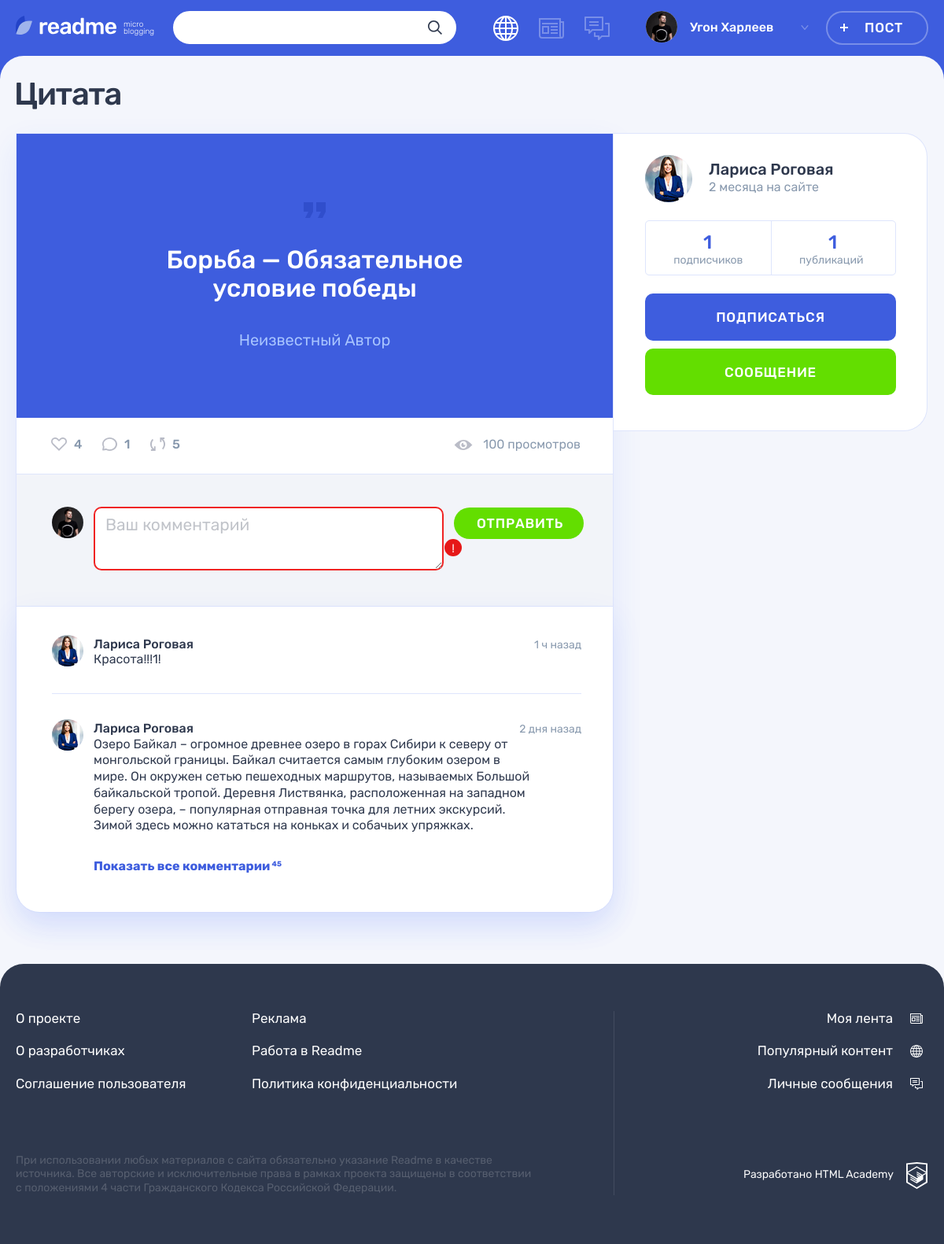
The page /post.php?id=1 on the database its author committed.
### tables this page shows
CREATE TABLE posts
(
    id              INT AUTO_INCREMENT PRIMARY KEY UNIQUE,
    timestamp_add   TIMESTAMP,  
    title           VARCHAR(128) NOT NULL,
    text_content    TEXT,
    quote_author    VARCHAR(1024),
    image_content   VARCHAR(1024),
    video_content   VARCHAR(1024),
    link            VARCHAR(1024),
    show_count      INT,
    author_id       INT          NOT NULL,
    content_type_id INT,
    hashtag         VARCHAR(1024),
    INDEX (title)
);

CREATE TABLE users
(
    id            INT AUTO_INCREMENT PRIMARY KEY UNIQUE,  
    timestamp_add TIMESTAMP,
    email         VARCHAR(128) NOT NULL UNIQUE,
    login         VARCHAR(64)  NOT NULL UNIQUE,
    password      VARCHAR(64)  NOT NULL,
    avatar_path   VARCHAR(1024),
    INDEX (login)
);

### functions.php (called while the page is built, shortened)
<?php
function include_template($path, array $data = [])
{
    $path = 'templates/' . $path . '.php';
    htmlspecialchars(extract($data));
    require_once $path;
    return ob_get_clean();
}
function get_noun_plural_form(int $number, string $one, string $two, string $many): string
{
    $number = (int)$number;
    $mod10 = $number % 10;
    $mod100 = $number % 100;
    switch (true) {
        case ($mod10 >= 2 && $mod10 <= 4):
            return $two;
    }
}
function show_date($time, $format)
{
    $timestamp = strtotime($time);
    $dt = date_create();
    $dt = date_timestamp_set($dt, $timestamp);
    $current_timestamp = time();
    switch ($format) {
        case 'datetime_format':
            $format_timestamp = date_format($dt, DATETIME_FORMAT);
            break;
        case 'relative_format':
            if ($timestamp + SIXTY_MINUTES > $current_timestamp) {
                $remaining_minutes = ceil(($current_timestamp - $timestamp) / SIXTY_SECONDS);
                $format_timestamp = $remaining_minutes . get_noun_plural_form(
                        $remaining_minutes,
                        ' минута',
                        ' минуты',
                        ' минут'
                    );
            } elseif ($timestamp + FIVE_WEEKS <= $current_timestamp) {
                $remaining_months = ceil(($current_timestamp - $timestamp) / FIVE_WEEKS);
                $format_timestamp = $remaining_months . get_noun_plural_form(
                        $remaining_months,
                        ' месяц',
                        ' месяца',
                        ' месяцев'
                    );
            }
            break;
    }
    return $format_timestamp;
}
function requestDataBase($sql, $type)
{
    $connect = mysqli_connect("localhost", "root", "root", "readme");
    mysqli_set_charset($connect, "utf8");
    if (!$connect) {
        $error = mysqli_connect_error();
        $answerDataBase = print("Ошибка MySQL: " . $error);
    } else {
        if ($result = mysqli_query($connect, $sql)) {
            switch ($type) {
                case 'all':
                    $answerDataBase = mysqli_fetch_all($result, MYSQLI_ASSOC);
                    break;
                case 'row':
                    $answerDataBase = mysqli_fetch_row($result)[0];
                    break;
                case 'num':
                    $answerDataBase = mysqli_num_rows($result);
                    break;
            }
        } else {
            $error = mysqli_error($connect);
            $answerDataBase = print("Ошибка MySQL: " . $error);
        }
    }
    return $answerDataBase;
}

### templates/post.php (the view, shortened to what this page needs)
<main class="page__main page__main--publication">
    <div class="container">
        <?php foreach ($postShow as $key => $val): ?>
            <h1 class="page__title page__title--publication"><?= ($val['title']); ?></h1>
            <section class="post-details">
                <div class="post-details__wrapper post-<?= ($val['icon']); ?>">
                    <div class="post-details__main-block post post--details" style="border-radius: 0 0 30px 30px;">
                        <?php switch ($postShow[0]['content_type_id']) {
                            case 1:
                                print $postQuote;
                                break;
                        } ?>
                        <div class="post__indicators">
                            <div class="post__buttons">
                                <a class="post__indicator post__indicator--likes button" href="#" title="Лайк">
                                    <svg class="post__indicator-icon" width="20" height="17">
                                        <use xlink:href="#icon-heart"></use>
                                    </svg>
                                    <span><?= $likesCount ?></span>
                                </a>
                                <a class="post__indicator post__indicator--comments button" href="#"
                                   title="Комментарии">
                                    <svg class="post__indicator-icon" width="19" height="17">
                                        <use xlink:href="#icon-comment"></use>
                                    </svg>
                                    <span><?= $commentsCount ?></span>
                                </a>
                                <a class="post__indicator post__indicator--repost button" href="#" title="Репост">
                                    <svg class="post__indicator-icon" width="19" height="17">
                                        <use xlink:href="#icon-repost"></use>
                                    </svg>
                                    <span>5</span>
                                </a>
                            </div>
                            <span class="post__view"><?= ($val['show_count']); ?> просмотров</span>
                        </div>
                        <div class="comments">
                            <form class="comments__form form" action="#" method="post">
                                <div class="comments__my-avatar">
                                    <img class="comments__picture" src="../img/userpic-medium.jpg"
                                         alt="Аватар пользователя">
                                </div>
                                <div class="form__input-section form__input-section--error">
                                <textarea class="comments__textarea form__textarea form__input"
                                          placeholder="Ваш комментарий"></textarea>
                                    <button class="form__error-button button" type="button">!</button>
                                </div>
                                <button class="comments__submit button button--green" type="submit">Отправить</button>
                            </form>
                            <div class="comments__list-wrapper">
                                <ul class="comments__list">
                                    <li class="comments__item user">
                                        <div class="comments__avatar">
                                            <a class="user__avatar-link" href="#">
                                                <img class="comments__picture" src="../img/userpic-larisa.jpg"
                                                     alt="Аватар пользователя">
                                            </a>
                                        </div>
                                        <div class="comments__info">
                                            <div class="comments__name-wrapper">
                                                <a class="comments__user-name" href="#">
                                                    <span>Лариса Роговая</span>
                                                </a>
                                                <time class="comments__time" datetime="2019-03-20">1 ч назад</time>
                                            </div>
                                            <p class="comments__text">
                                                Красота!!!1!
                                            </p>
                                        </div>
                                    </li>
                                    <li class="comments__item user">
                                        <div class="comments__avatar">
                                            <a class="user__avatar-link" href="#">
                                                <img class="comments__picture" src="../img/userpic-larisa.jpg"
                                                     alt="Аватар пользователя">
                                            </a>
                                        </div>
                                        <div class="comments__info">
                                            <div class="comments__name-wrapper">
                                                <a class="comments__user-name" href="#">
                                                    <span>Лариса Роговая</span>
                                                </a>
                                                <time class="comments__time" datetime="2019-03-18">2 дня назад</time>
                                            </div>
                                            <p class="comments__text">
                                                Озеро Байкал – огромное древнее озеро в горах Сибири к северу от
                                                монгольской
                                                границы. Байкал считается самым глубоким озером в мире. Он окружен сетью
                                                пешеходных маршрутов, называемых Большой байкальской тропой. Деревня
                                                Листвянка, расположенная на западном берегу озера, – популярная
                                                отправная
                                                точка для летних экскурсий. Зимой здесь можно кататься на коньках и
                                                собачьих
                                                упряжках.
                                            </p>
                                        </div>
                                    </li>
                                </ul>
                                <a class="comments__more-link" href="#">
                                    <span>Показать все комментарии</span>
                                    <sup class="comments__amount">45</sup>
                                </a>
                            </div>
                        </div>
                    </div>
                    <div class="post-details__user user">
                        <div class="post-details__user-info user__info">
                            <div class="post-details__avatar user__avatar">
                                <a class="post-details__avatar-link user__avatar-link" href="#">
                                    <img class="post-details__picture user__picture"
                                         src="../img/<?= ($val['avatar_path']); ?>"
                                         alt="Аватар пользователя">
                                </a>
                            </div>
                            <div class="post-details__name-wrapper user__name-wrapper">
                                <a class="post-details__name user__name" href="#">
                                    <span><?= ($val['login']); ?></span>
                                </a>
                                <time class="post-details__time user__time"
                                      datetime="<?= show_date(($val['timestamp_add']), 'datetime_format'); ?>"><?= show_date(($val['timestamp_add']), 'relative_format'); ?>
                                    на сайте
                                </time>
                            </div>
                        </div>
                        <div class="post-details__rating user__rating">
                            <p class="post-details__rating-item user__rating-item user__rating-item--subscribers">
                                <span
                                    class="post-details__rating-amount user__rating-amount"><?= $authorSubscribersCount ?></span>
                                <span class="post-details__rating-text user__rating-text">подписчиков</span>
                            </p>
                            <p class="post-details__rating-item user__rating-item user__rating-item--publications">
                                <span
                                    class="post-details__rating-amount user__rating-amount"><?= $authorPostsCount ?></span>
                                <span class="post-details__rating-text user__rating-text">публикаций</span>
                            </p>
                        </div>
                        <div class="post-details__user-buttons user__buttons">
                            <button class="user__button user__button--subscription button button--main" type="button">
                                Подписаться
                            </button>
                            <a class="user__button user__button--writing button button--green" href="#">Сообщение</a>
                        </div>
                    </div>
                </div>
            </section>
        <?php endforeach; ?>
    </div>
</main>

### templates/post-quote.php
<div class="post__main">
    <blockquote>
        <p>
            <?= ($postShow[0]['text_content']); ?>
        </p>
        <cite><?= ($postShow[0]['quote_author']); ?></cite>
    </blockquote>
</div>

### rows shown on the page
posts: title "Цитата", text_content "Борьба — Обязательное условие победы", quote_author "Неизвестный Автор", show_count "100", author.avatar_path (picture), author.login "Лариса Роговая", timestamp_add "2 месяца"

### other values the page prints
$user_name "Угон Харлеев"
